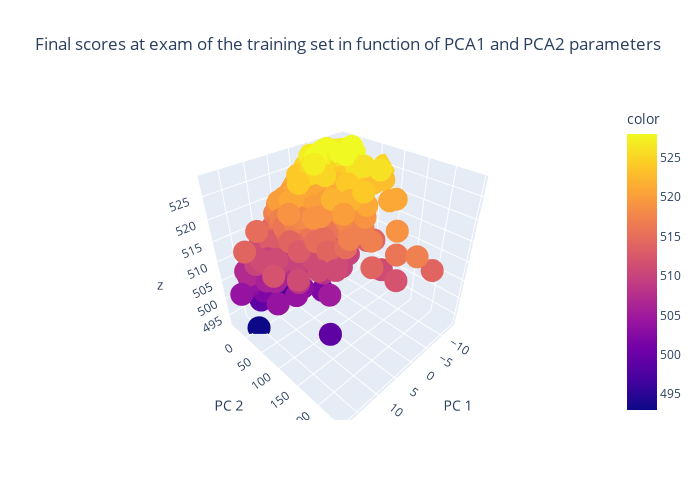

The cell this chart's notebook holds for it:
### Code cell
#total_var = pca.explained_variance_ratio_.sum() * 100

fig = px.scatter_3d(
    X_train_reduced, x=0, y=1, z=y_train, color=colors,
    title='Final scores at exam of the training set in function of PCA1 and PCA2 parameters',
    labels={'0': 'PC 1', '1': 'PC 2', '2': 'PC 3'}
)
fig.update_layout(
    autosize=False,
    width=700,
    height=500)
fig.show()

### Figure 1 — Plotly figure (JSON) as saved in the notebook; plotly's stock layout.template omitted (floating-point values rounded to 4 significant figures; data arrays with more than 128 entries replaced by an {"elided": "..."} marker saying what was removed)
{"data": [{"hovertemplate": "PC 1=%{x}<br>PC 2=%{y}<br>z=%{z}<br>color=%{marker.color}<extra></extra>", "legendgroup": "", "marker": {"color": {"elided": "974 int values"}, "coloraxis": "coloraxis", "symbol": "circle"}, "mode": "markers", "name": "", "scene": "scene", "showlegend": false, "type": "scatter3d", "x": {"elided": "974 float values"}, "y": {"elided": "974 float values"}, "z": {"elided": "974 int values"}}], "layout": {"autosize": false, "coloraxis": {"colorbar": {"title": {"text": "color"}}, "colorscale": [[0, "#0d0887"], [0.1111, "#46039f"], [0.2222, "#7201a8"], [0.3333, "#9c179e"], [0.4444, "#bd3786"], [0.5556, "#d8576b"], [0.6667, "#ed7953"], [0.7778, "#fb9f3a"], [0.8889, "#fdca26"], [1, "#f0f921"]]}, "height": 500, "legend": {"tracegroupgap": 0}, "scene": {"domain": {"x": [0, 1], "y": [0, 1]}, "xaxis": {"title": {"text": "PC 1"}}, "yaxis": {"title": {"text": "PC 2"}}, "zaxis": {"title": {"text": "z"}}}, "title": {"text": "Final scores at exam of the training set in function of PCA1 and PCA2 parameters"}, "width": 700}}
